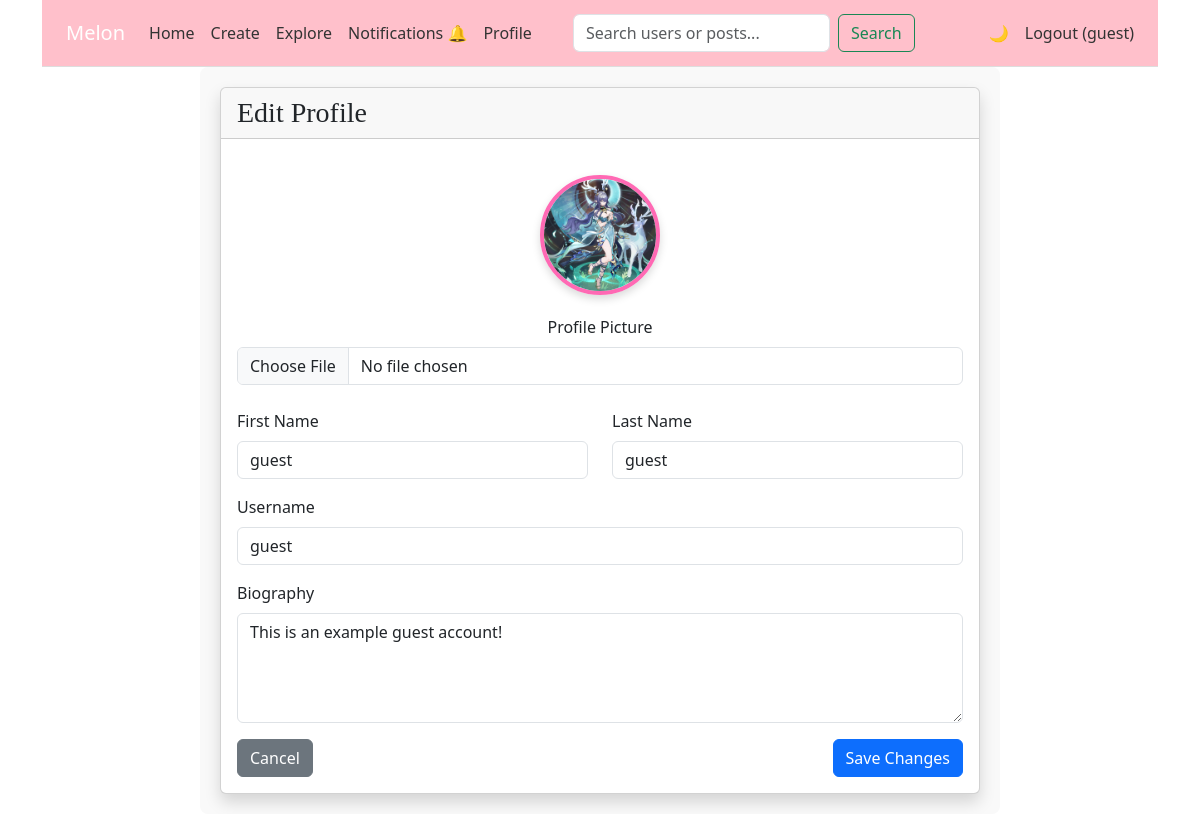
Page /edit-profile/ (signed in) on the committed database.
### myapp/models.py (models this page shows, shortened)
class UserProfile(models.Model):
    user = models.OneToOneField(User, on_delete=models.CASCADE)
    phone_number = models.CharField(max_length=15, blank=True)
    profile_picture = models.ImageField(upload_to='profile_pics/', blank=True, null=True)
    biography = models.TextField(max_length=500, blank=True, help_text="Tell us about yourself!")
    created_at = models.DateTimeField(auto_now_add=True)

### myapp/views.py (the view)
# urls.py: path('edit-profile/', views.edit_profile, name='edit-profile'),  # New URL
@login_required
def edit_profile(request):
    profile, created = UserProfile.objects.get_or_create(user=request.user)
    if request.method == 'POST':
        form = ProfileEditForm(request.POST, request.FILES, instance=profile, user=request.user)
        if form.is_valid():
            form.save()
            messages.success(request, 'Your profile has been updated successfully!')
            return redirect('profile', username=request.user.username)
    else:
        form = ProfileEditForm(instance=profile, user=request.user)
    return render(request, 'edit_profile.html', {'form': form})

### myapp/context_processors.py (called while the page is built)
def notification_count(request):
    if request.user.is_authenticated:
        count = Notification.objects.filter(receiver=request.user, is_read=False).count()
        return {'notif_count': count}
    return {}

### myapp/templatetags/form_tags.py (called while the page is built)
@register.filter(name='add_class')
def add_class(field, css_class):
    return field.as_widget(attrs={"class": css_class})

### templates/edit_profile.html (shortened to what this page needs)
{% extends 'base.html' %}
{% load static %}
{% load form_tags %}
{% block content %}
<div class="centered-container">
    <div class="card shadow">
        <div class="card-header">
            <h3 class="card-title mb-0">Edit Profile</h3>
        </div>
        <div class="card-body">
            <form method="post" enctype="multipart/form-data">
                <div class="mb-4 text-center">
                    <div class="profile-pic-large-container mb-3">
                        {% if form.instance.profile_picture %}
                            <img src="{{ form.instance.profile_picture.url }}"
                                 alt="Current profile picture"
                                 class="profile-pic-large" id="profile-preview">
                        {% else %}
                            <div class="profile-pic-large-placeholder" id="profile-placeholder">
                                {{ user.first_name|first|upper }}{{ user.last_name|first|upper }}
                            </div>
                        {% endif %}
                    </div>
                    <div class="mb-3">
                        <label for="{{ form.profile_picture.id_for_label }}" class="form-label">Profile Picture</label>
                        {{ form.profile_picture|add_class:"form-control" }}
                    </div>
                </div>
                <div class="row mb-3">
                    <div class="col-md-6">
                        <label for="{{ form.first_name.id_for_label }}" class="form-label">First Name</label>
                        {{ form.first_name }}
                    </div>
                    <div class="col-md-6">
                        <label for="{{ form.last_name.id_for_label }}" class="form-label">Last Name</label>
                        {{ form.last_name }}
                    </div>
                </div>
                <div class="mb-3">
                    <label for="{{ form.username.id_for_label }}" class="form-label">Username</label>
                    {{ form.username }}
                </div>
                <div class="mb-3">
                    <label for="{{ form.biography.id_for_label }}" class="form-label">Biography</label>
                    {{ form.biography }}
                </div>
                <div class="d-flex justify-content-between">
                    <a href="{% url 'profile' user.username %}" class="btn btn-secondary">Cancel</a>
                    <button type="submit" class="btn btn-primary">Save Changes</button>
                </div>
            </form>
        </div>
    </div>
</div>
{% endblock %}

### templates/base.html (shortened to what this page needs)
{% load static %}
<!DOCTYPE html>
<html lang="en">
<head>
    <link href="https://cdn.jsdelivr.net/npm/bootstrap@5.3.2/dist/css/bootstrap.min.css" rel="stylesheet">
    <link rel="stylesheet" type="text/css" href="{% static 'style.css' %}"/>
</head>
<body>
<div class="page-wrapper">
    <div class="container">
        <nav class="navbar navbar-expand-lg navbar-light bg-light" style="background-color: pink;">
            <a class="navbar-brand ps-3" href="#">Melon</a>
            <div class="collapse navbar-collapse" id="navbarNav" style="">
                <ul class="navbar-nav">
                    <li class="nav-item">
                        <a class="nav-link" href="/">Home</a>
                    </li>
                    <li class="nav-item">
                        <a class="nav-link" href="/create/">Create</a>
                    </li>
                    <li class="nav-item">
                        <a class="nav-link" href="/explore/">Explore</a>
                    </li>
                    {% if user.is_authenticated %}
                    <li class="nav-item">
                        <a class="nav-link" href="{% url 'notifications' %}">
                            Notifications 🔔
                        </a>
                    </li>
                    {% endif %}
                    <li class="nav-item">
                        {% if user.is_authenticated %}
                            <a class="nav-link" href="{% url 'profile' user.username %}">Profile</a>
                        {% else %}
                            <a class="nav-link" href="{% url 'login' %}">Profile</a>
                        {% endif %}
                    </li>
                </ul>
                <form class="d-flex mx-auto" action="{% url 'search' %}" method="GET">
                    <input class="form-control me-2" type="search" name="q" placeholder="Search users or posts..." aria-label="Search">
                    <button class="btn btn-outline-success" type="submit">Search</button>
                </form>
                <ul class="navbar-nav ms-auto pe-3">
                    <li class="nav-item">
                        <button id="darkModeToggle" class="nav-link btn btn-link">🌙</button>
                    </li>
                    {% if user.is_authenticated %}
                        <li class="nav-item">
                            <a class="nav-link" href="{% url 'logout' %}">Logout ({{ user.username }})</a>
                        </li>
                    {% else %}
                        <li class="nav-item">
                            <a class="nav-link" href="{% url 'login' %}">Login</a>
                        </li>
                    {% endif %}
                </ul>
            </div>
        </nav>
    </div>
    <div class="container">{% block content %}{% endblock %}</div>
</div>
</body>
</html>

### static/style.css (style rules this page uses)
body { font-family: "Segoe UI", system-ui, sans-serif; margin: 0; padding: 0; color: black; background-color: #f0f0f0; }
h3 { color: #CF5491; font-family: "Lucida Calligraphy", cursive; }
.navbar { border-bottom: 1px solid #ddd; background-color: pink !important; }
.navbar-brand { color: white !important; padding: 10px 0 !important; padding-left: 1.5rem !important; }
.navbar-nav .nav-link { color: #333 !important; }
.page-wrapper { width: 100%; max-width: 1200px; margin: 0 auto; background-color: #fff; min-height: 100vh; display: flex; flex-direction: column; }
.centered-container { width: 80%; max-width: 800px; margin: 0 auto; padding: 20px; background-color: #f9f9f9; border-radius: 8px; }
button { background-color: hotpink; color: white; padding: 12px 24px; border: none; border-radius: 6px; font-size: 16px; cursor: pointer; transition: background-color 0.3s ease; }
img { max-width: 100%; height: auto; border-radius: 8px; box-shadow: 0 4px 8px rgba(0,0,0,0.1); display: block; margin: 20px auto; }
.profile-pic-large { width: 120px; height: 120px; border-radius: 50%; object-fit: cover; border: 4px solid #ff69b4; box-shadow: 0 4px 8px rgba(0,0,0,0.15); }

### rows in the picture
UserProfile: instance.profile_picture (picture), biography "This is an example guest account!"

### other values in the picture
{{ user.username }} "guest"
